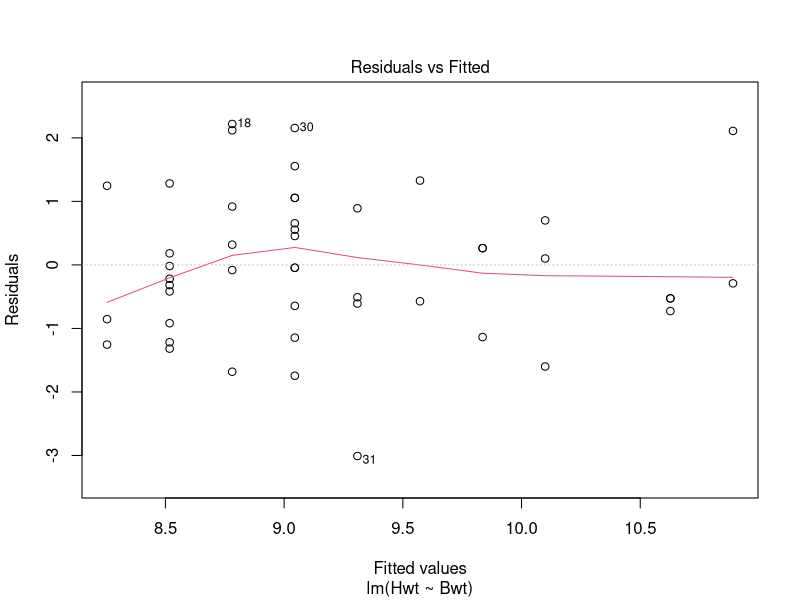
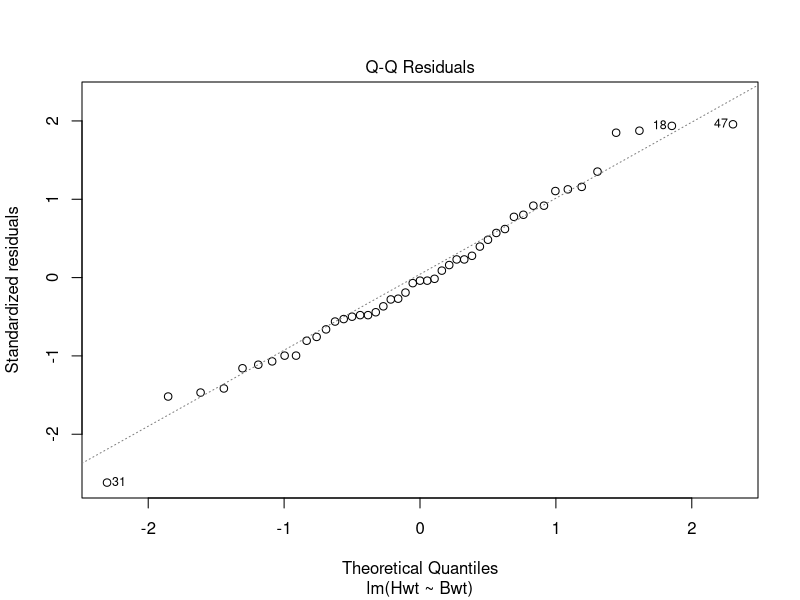
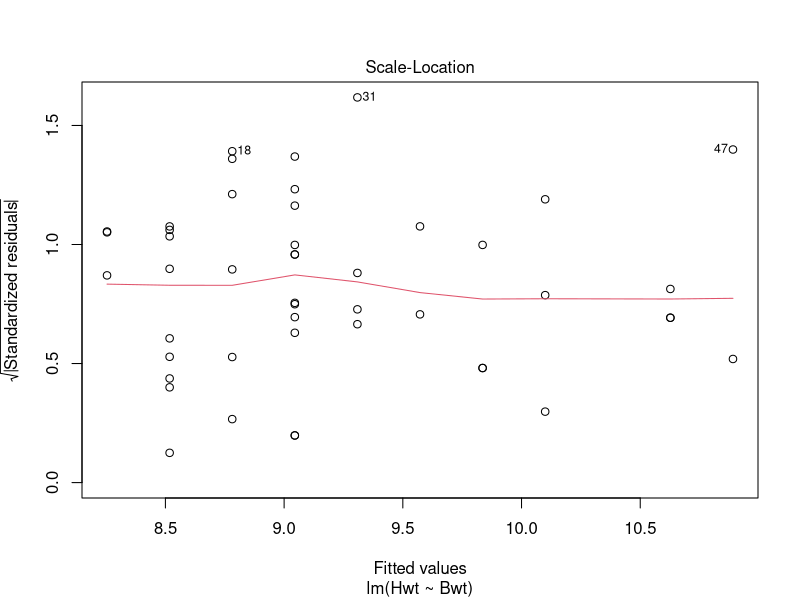
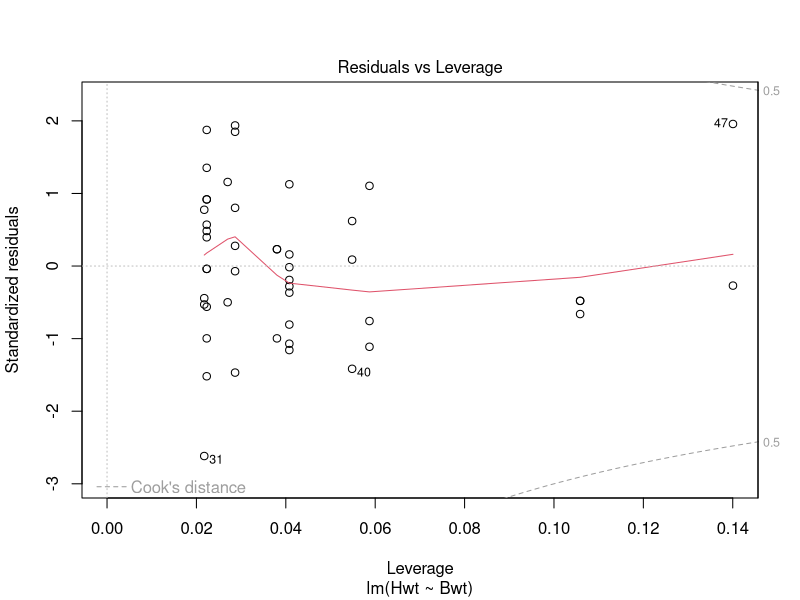
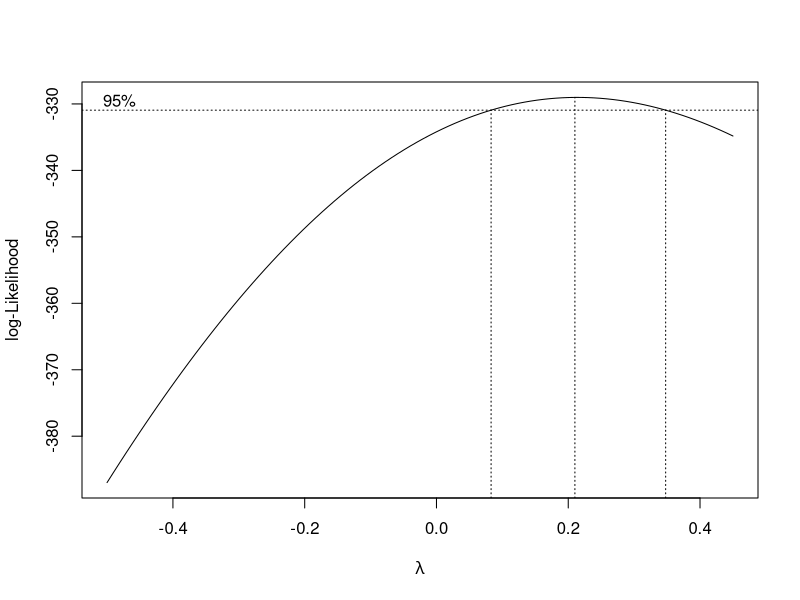
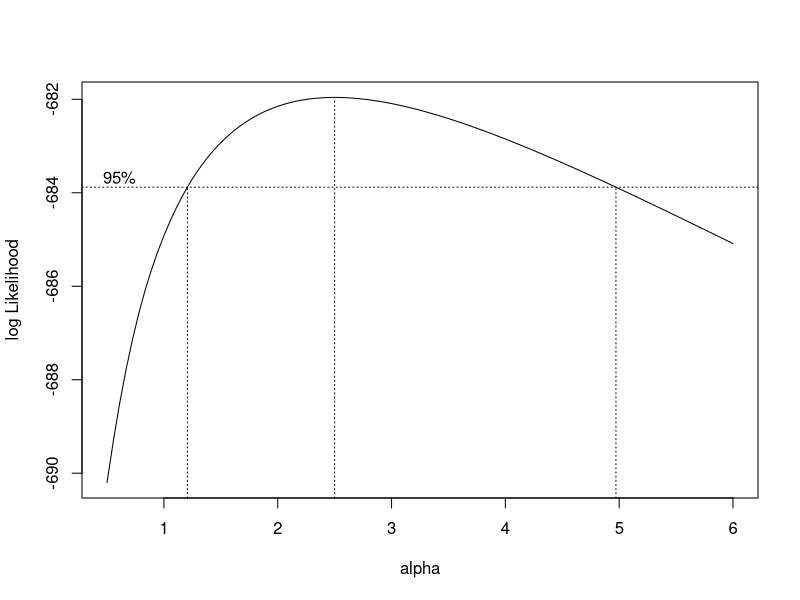
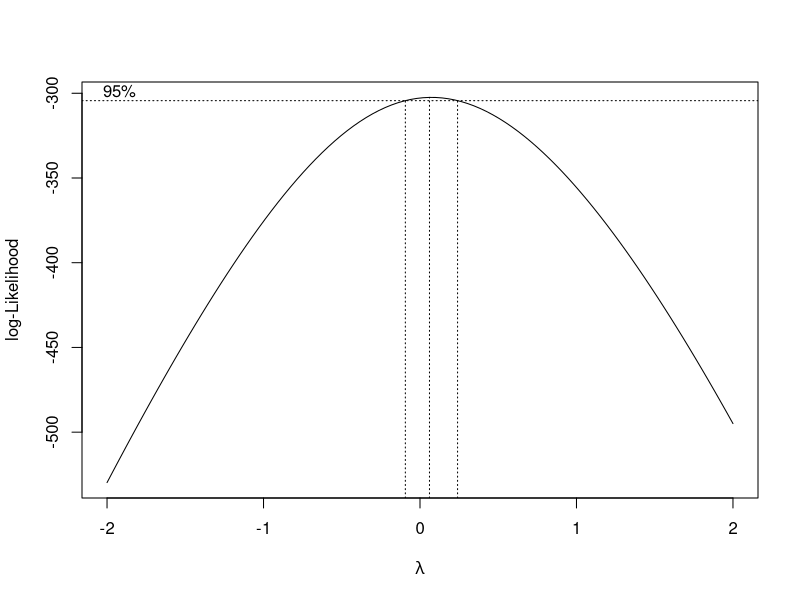

Here is the R script that generated these plots, in order:
library("stats")
library("foreign")
library("MASS")

# Linear Models

# Hwt = heart weight, Bwt = body weight
data(cats)

# modeling
catsF <- lm(Hwt ~ Bwt, data = cats, subset = Sex == "F")
catsM <- update(catsF, subset = Sex == "M")

print(catsF)
summary(catsF)
plot(catsF)

predict(catsF, new = list(Bwt = 3), se.fit = TRUE)
# these below are the same
coef(catsF); catsF$coef

deviance(catsF)
# these below are the same
fitted(catsF); catsF$fit
# these below are the same
resid(catsF); catsF$resid

# provides the basic quantities which are used in forming a wide variety of diagnostics for checking the quality of regression fits.
catsF.diag <- lm.influence(catsF)
catsF.diag$coef; catsF.diag$hat; catsF.diag$sigma

# Model Formulas
# constant model
cats0 <- lm(log(Hwt / Bwt) ~ 1, data = cats)
# update the model
cats1 <- update(cats0, .~. + Sex)
## interaction
cats2 <- update(cats1, .~. + Sex * log(Bwt))
# no significant difference between models
anova(cats0, cats1, cats2)
# interaction terms has a significant difference
anova(cats2)
# removing the intereaction slightly descreases AIC
drop1(cats2)

# Regression Diagnostics
# tells the potentially influential observations based on multiple indicators
catsF.infl <- influence.measures(catsF)
summary(catsF.infl)

dfbetas(catsF)
dffits(catsF) 
## covratio = covariance ratio
covratio(catsF)
cooks.distance(catsF)
rstandard(catsF)
rstudent(catsF)


# ANOVA, Factor Coding
## Wt = Litter average weight gain of the litter
data(genotype)
# anova
geno.fit <- aov(Wt ~ Litter + Mother, genotype)
summary(geno.fit)
# summarize Linear Model Fits
summary.lm(geno.fit)
# computes summary tables for model fits, especially complex aov fits.
model.tables(geno.fit, se = TRUE)

se.contrast(
    geno.fit, data = genotype, coef = c(1, -2, 1),
    contrast.obj = list(Litter == "A", Litter == "B", Litter == "J")
    )
# change the contrast coding scheme
options(contrast = c("contr.sum", "contr.sum"))

# Aliasing, Model Selection
## A classical N, P, K (nitrogen, phosphate, potassium) factorial experiment on the growth of peas conducted on 6 blocks
data(npk)
npk[npk$block == 1, ]
options(contrast = c("contr.treatment", "contr.poly"))
# Find aliases (linearly dependent terms) in a linear model specified by a formula.
alias(aov(yield ~ N * K + P, data = npk, sub = block == 1))
options(contrasts = c("contr.sum", "contr.sum"))
alias(aov(yield ~ N * K + P, data = npk, sub = block == 1))

## model selection
npk0 <- aov(yield ~ block, npk)
add1(npk0, ~. + N + P + K)
npk1 <- update(npk0, ~. + N + P + K)
step(npk1, scope = list(upper = ~. + (N + P + K)^3), lower = ~ block)

# Box-Cox Transformation: Example
data(quine)
quine
boxcox(
        Days + 1 ~ Eth * Sex * Age * Lrn, 
        data = quine, lambda = seq(-0.5, 0.45, len = 20)
    )
# Another family of transformations is y^alpha = log(y + alpha) with the corresponding profile likelihood
logtrans(Days ~ Eth * Sex * Age * Lrn, data = quine)
boxcox(Days + 2.5 ~ Eth * Sex * Age * Lrn, data = quine)
